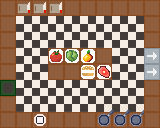

This is a level from a 2D game, rendered from its Tiled map with the project's own tilesets. A one-line summary and the complete map file follow:
An orthogonal 10x8 tile map with 16x16 px tiles, 1 tile layer (Tile Layer 1).

<map version="1.9" tiledversion="1.9.2" orientation="orthogonal" renderorder="right-down" width="10" height="8" tilewidth="16" tileheight="16" infinite="0" nextlayerid="2" nextobjectid="1">
 <tileset firstgid="1" source="kitchen_tile_set.tsx" />
 <layer id="1" name="Tile Layer 1" width="10" height="8">
  <data encoding="csv">
1,2,2,2,1,1,1,1,1,1,
1,10,10,10,10,10,10,10,10,1,
1,10,10,10,10,10,10,10,10,1,
1,10,10,4,6,5,1,10,10,15,
1,10,10,1,1,8,7,10,10,15,
14,10,10,10,10,10,10,10,10,1,
1,10,10,10,10,10,11,12,12,1,
1,1,13,1,1,1,3,9,9,1
</data>
 </layer>
</map>